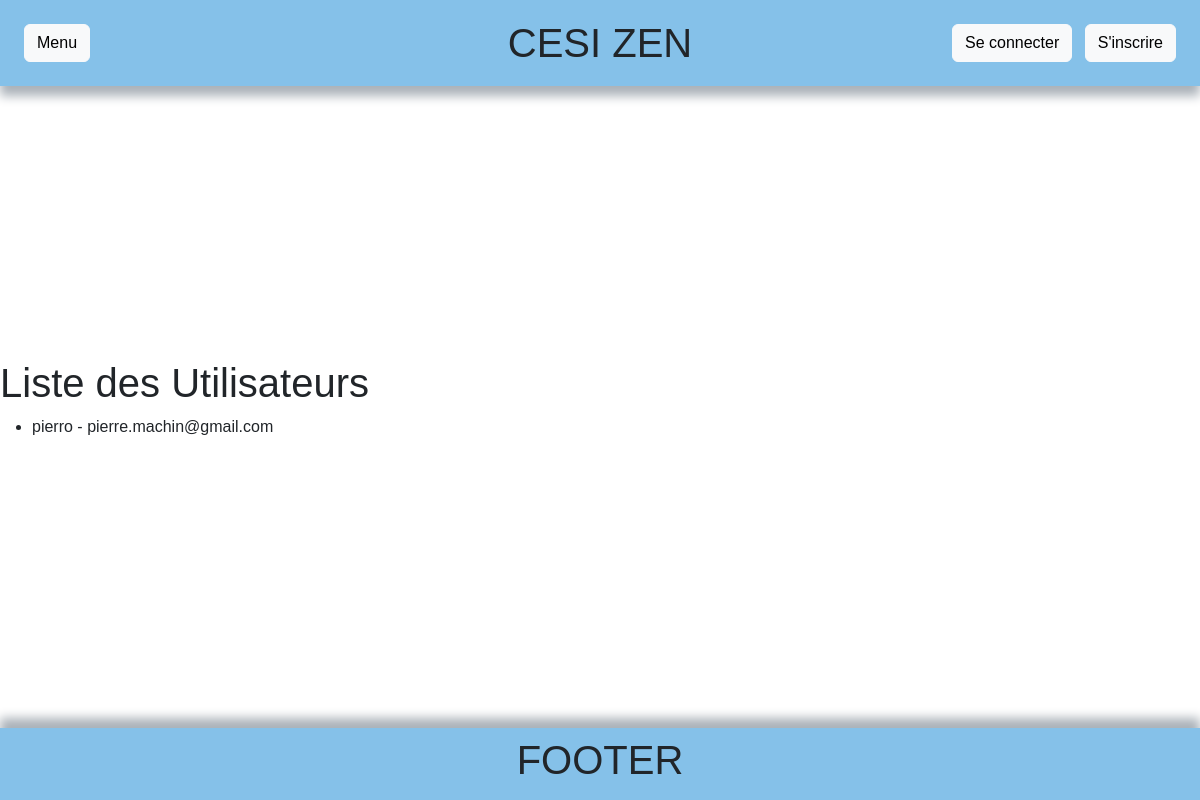
/utilisateurs/, run on an earlier commit of the app's database.
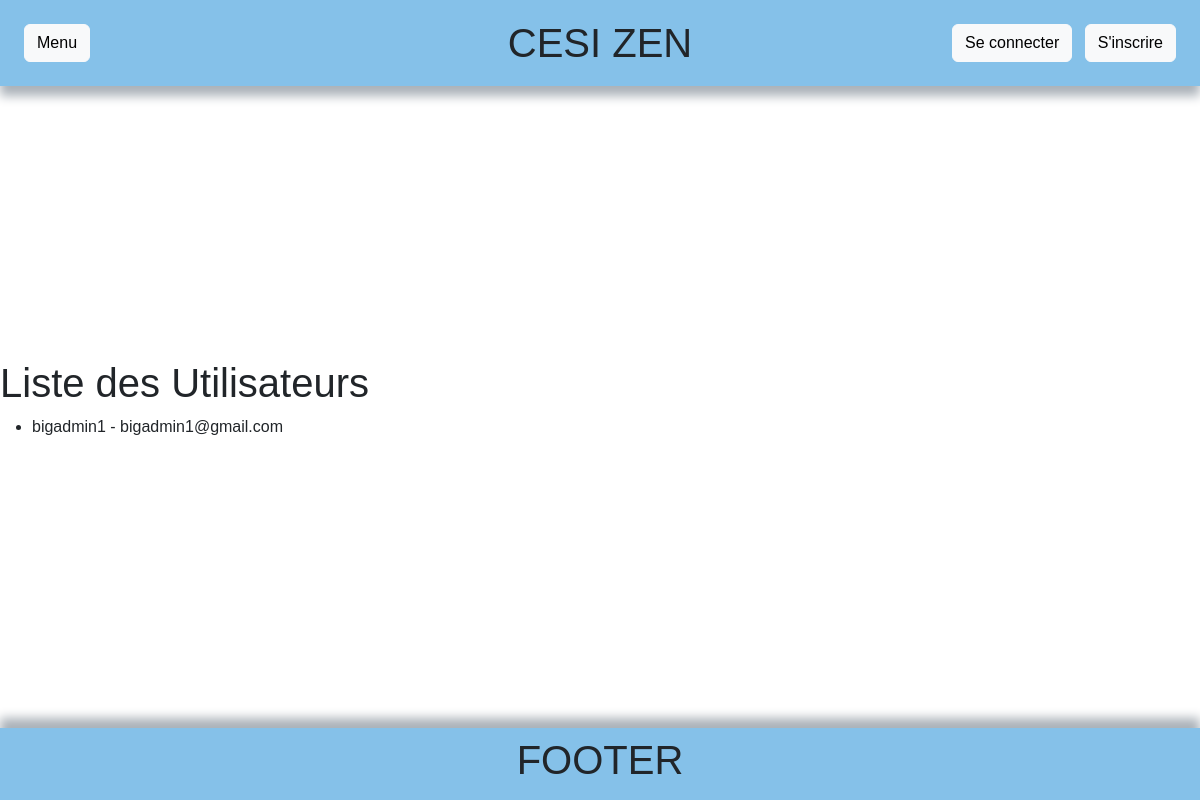
And on a later commit of the database.
### api/models.py (models this page shows, shortened)
class Utilisateur(AbstractUser):
    ROLE_CHOICES = [
        ('utilisateur', 'Utilisateur'),
        ('administrateur', 'Administrateur'),
    ]
    email = models.EmailField(unique=True)  # Assure-toi que l'email est unique
    username = models.CharField(max_length=150, unique=True)
    USERNAME_FIELD = 'email'  # Authentification via email
    REQUIRED_FIELDS = ['username']  # Le champ 'username' est nécessaire lors de la création via createsuperuser
    role = models.CharField(max_length=20, choices=ROLE_CHOICES, default='utilisateur')
    date_inscription = models.DateTimeField(auto_now_add=True)
    statut = models.CharField(max_length=20, default='actif')
    groups = models.ManyToManyField(
        'auth.Group',
        verbose_name='groups',
        blank=True,
        help_text='The groups this user belongs to. A user will get all permissions granted to each of their groups.',
        related_name="utilisateur_groups",  # Nom personnalisé pour éviter le conflit
        related_query_name="utilisateur",
    )
    user_permissions = models.ManyToManyField(
        'auth.Permission',
        verbose_name='user permissions',
        blank=True,
        help_text='Specific permissions for this user.',
        related_name="utilisateur_permissions",  # Nom personnalisé pour éviter le conflit
        related_query_name="utilisateur",
    )

### api/views.py (the view)
# urls.py: path('utilisateurs/', liste_utilisateurs, name='liste_utilisateurs'),
def liste_utilisateurs(request):
    utilisateurs = Utilisateur.objects.all()
    return render(request, 'liste_utilisateurs.html', {'utilisateurs': utilisateurs})

### templates/liste_utilisateurs.html (shortened to what this page needs)
<!DOCTYPE html>
<html lang="fr">
<head>
    <link href="https://cdn.jsdelivr.net/npm/bootstrap@5.1.3/dist/css/bootstrap.min.css" rel="stylesheet">
</head>
<body>
    {% extends "base.html" %}
    {% block content %}
    <h1>Liste des Utilisateurs</h1>
    <ul>
        {% for utilisateur in utilisateurs %}
            <li>{{ utilisateur.username }} - {{ utilisateur.email }}</li>
        {% endfor %}
    </ul>
    {% endblock %}

### templates/base.html (shortened to what this page needs)
{% load static %}
<!DOCTYPE html>
<html lang="fr">
<head>
    <link href="https://cdn.jsdelivr.net/npm/bootstrap@5.3.0/dist/css/bootstrap.min.css" rel="stylesheet">
    <link rel="stylesheet" href="{% static 'css/style.css' %}">
</head>
<body>
    <div class="d-flex flex-column justify-content-between full-vh">
        <header class="d-flex align-items-center justify-content-between w-100 px-4 py-4 blue-bg-color shadow-bottom">
            <div class="d-flex align-items-center">
                <button class="btn btn-light" type="button" data-bs-toggle="offcanvas" data-bs-target="#staticBackdrop">
                    Menu
                </button>
            </div>
            <h1 class="m-0 position-absolute start-50 translate-middle-x">CESI ZEN</h1>
            <div class="d-flex align-items-center">
                {% if user.is_authenticated %}
                    <div class="d-flex align-items-center">
                        <button class="btn btn-light d-flex align-items-center justify-content-center" type="button" data-bs-toggle="offcanvas" data-bs-target="#staticBackdrop2">
                            <svg xmlns="http://www.w3.org/2000/svg" width="15" height="15" fill="currentColor" class="bi bi-person me-4">
                                <path d="M8 8a3 3 0 1 0 0-6 3 3 0 0 0 0 6m2-3a2 2 0 1 1-4 0 2 2 0 0 1 4 0m4 8c0 1-1 1-1 1H3s-1 0-1-1 1-4 6-4 6 3 6 4m-1-.004c-.001-.246-.154-.986-.832-1.664C11.516 10.68 10.289 10 8 10s-3.516.68-4.168 1.332c-.678.678-.83 1.418-.832 1.664z"/>
                            </svg>
                            <span class="me-2">{{ user.username }}</span>
                        </button>
                        <div class="offcanvas offcanvas-end offcanva-custom blue-bg-color" data-bs-backdrop="static" tabindex="-1" id="staticBackdrop2">
                            <div class="offcanvas-header">
                                <svg xmlns="http://www.w3.org/2000/svg" width="15" height="15" fill="currentColor" class="bi bi-person me-2">
                                    <path d="M8 8a3 3 0 1 0 0-6 3 3 0 0 0 0 6m2-3a2 2 0 1 1-4 0 2 2 0 0 1 4 0m4 8c0 1-1 1-1 1H3s-1 0-1-1 1-4 6-4 6 3 6 4m-1-.004c-.001-.246-.154-.986-.832-1.664C11.516 10.68 10.289 10 8 10s-3.516.68-4.168 1.332c-.678.678-.83 1.418-.832 1.664z"/>
                                </svg>
                                <h5 class="offcanvas-title">{{ user.username }}</h5>
                                <button type="button" class="btn-close" data-bs-dismiss="offcanvas"></button>
                            </div>
                            <div class="offcanvas-body d-flex flex-column">
                                <a href="{% url 'accueil' %}" class="mt-4 mb-2 btn btn-light">Profil</a>
                                <a href="{% url 'liste_utilisateurs' %}" class="my-2 btn btn-light">Préférences</a>
                                <a href="{% url 'deconnexion' %}" class="my-2 btn btn-danger">Déconnexion</a>
                            </div>
                        </div>
                    </div>
                {% else %}
                    <div class="">
                        <a href="{% url 'connexion' %}" class="btn btn-light me-2">Se connecter</a>
                        <a href="{% url 'inscription' %}" class="btn btn-light">S'inscrire</a>
                    </div>
                {% endif %}
            </div>
        </header>
        <main>
            {% block content %}
            {% endblock %}
        </main>
        <footer class="d-flex align-items-center justify-content-center w-100 px-4 py-2 blue-bg-color shadow-top">
            <h1>FOOTER</h1>
        </footer>
    </div>
</body>
</html>

### static/css/style.css (style rules this page uses)
* { font-family: Arial, sans-serif; margin: 0; padding: 0; box-sizing: border-box; }
.full-vh { min-height: 100vh; }
.blue-bg-color { background-color: #85c1e9 !important; }
.shadow-bottom { box-shadow: 0 10px 10px #abb2b9; }
.shadow-top { box-shadow: 0 -10px 10px #abb2b9; }

What changed in the data, as far as the page shows it:
removed Utilisateur: username "pierro", email "pierre.machin@gmail.com"
added Utilisateur: username "bigadmin1", email "bigadmin1@gmail.com"
